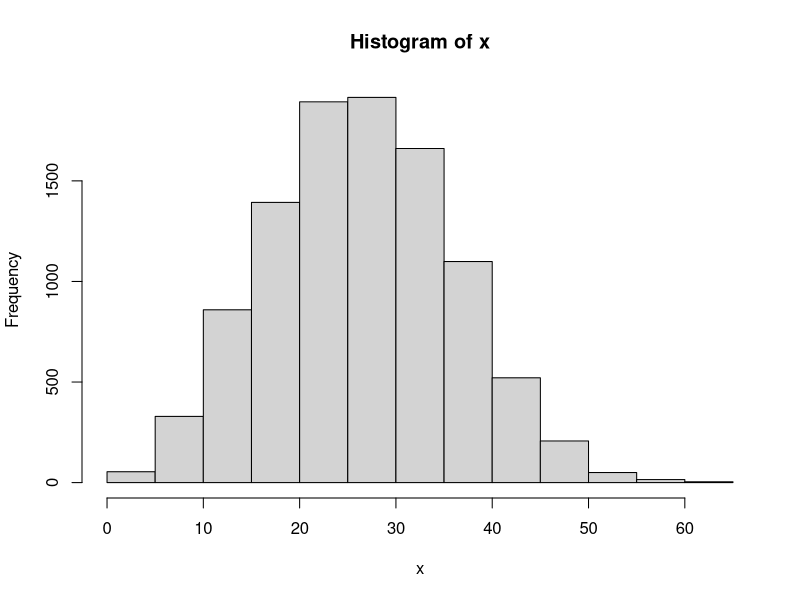

Generate this figure with R:
fit_weibull_3quantiles <- function(q025_target = 14, 
                                   q50_target = 29, 
                                   q975_target = 36) {
  
  # Objective: sum of squared differences from target quantiles
  obj_fun <- function(log_par) {
    # Exponentiate to ensure positivity
    shape <- exp(log_par[1])
    scale <- exp(log_par[2])
    
    # Calculate quantiles
    q025  <- qweibull(0.025, shape = shape, scale = scale)
    q50   <- qweibull(0.50,  shape = shape, scale = scale)
    q975  <- qweibull(0.975, shape = shape, scale = scale)
    
    # Sum of squared errors
    sse <- (q025 - q025_target)^2 + 
      (q50  - q50_target)^2  + 
      (q975 - q975_target)^2
    
    return(sse)
  }
  
  init_guess <- c(log(1.5), log(20))  # a rough guess
  fit <- optim(par = init_guess, fn = obj_fun, method = "BFGS")
  
  shape_hat <- exp(fit$par[1])
  scale_hat <- exp(fit$par[2])
  
  # Inspect final quantiles
  q025_hat  <- qweibull(0.025, shape = shape_hat, scale = scale_hat)
  q50_hat   <- qweibull(0.50,  shape = shape_hat, scale = scale_hat)
  q975_hat  <- qweibull(0.975, shape = shape_hat, scale = scale_hat)
  
  return(list(
    shape    = shape_hat,
    scale    = scale_hat,
    sse      = fit$value,
    q025_fit = q025_hat,
    q50_fit  = q50_hat,
    q975_fit = q975_hat,
    converged = fit$convergence == 0
  ))
}

start_date_weibull_fitting <- as.Date("2017-10-09")

## Later Importation Assumptions
lower_late <- as.Date("2017-10-30") - 5
median_late <- as.Date("2017-11-19") - 5
upper_late <-  as.Date("2017-11-30") - 5

weibull_fit_late <- fit_weibull_3quantiles(q025_target = as.numeric(lower_late - start_date_weibull_fitting),
                                            q50_target = as.numeric(median_late - start_date_weibull_fitting),  
                                            q975_target = as.numeric(upper_late - start_date_weibull_fitting))
weibull_shape_late <- weibull_fit_late$shape
weibull_scale_late <- weibull_fit_late$scale

## Earlier Importation Assumptions
lower_early <- as.Date("2017-10-18") - 5
median_early <- as.Date("2017-11-14") - 5
upper_early <-  as.Date("2017-11-27") - 5

weibull_fit_early <- fit_weibull_3quantiles(q025_target = as.numeric(lower_early - start_date_weibull_fitting),
                                           q50_target = as.numeric(median_early - start_date_weibull_fitting),  
                                           q975_target = as.numeric(upper_early - start_date_weibull_fitting))
weibull_shape_early <- weibull_fit_early$shape
weibull_scale_early <- weibull_fit_early$scale

weibull_shape_vector <- c(weibull_shape_early, weibull_shape_late)
weibull_scale_vector <- c(weibull_scale_early, weibull_scale_late)


x <- rweibull(10000, shape = weibull_shape_early, scale = weibull_scale_early)
hist(x, breaks = 20)
